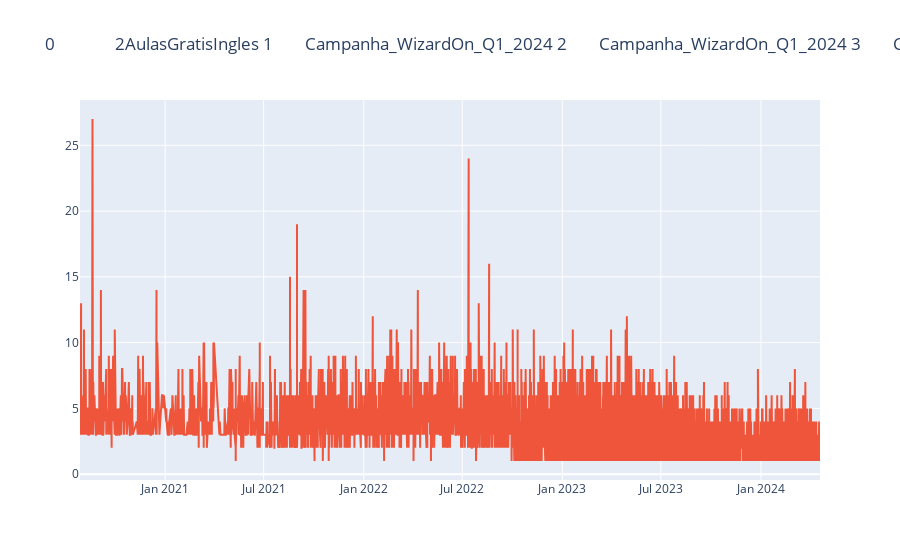

The cell this chart's notebook holds for it:
### Markdown cell above
### Quantidade de submisssões de formulários por campanha

### Code cell
figura = px.line(title = f'{df_forms_hubstop['campanha']}')
figura.add_scatter(x = X['Create Date'], y = X['Number of Unique Forms Submitted'], name = 'Amostras')
figura.show()

### Figure 1 — Plotly figure (JSON) as saved in the notebook; plotly's stock layout.template omitted (floating-point values rounded to 4 significant figures; data arrays with more than 128 entries replaced by an {"elided": "..."} marker saying what was removed)
{"data": [{"hovertemplate": "<extra></extra>", "legendgroup": "", "line": {"color": "#636efa", "dash": "solid"}, "marker": {"symbol": "circle"}, "mode": "lines", "name": "", "orientation": "v", "showlegend": false, "type": "scatter", "xaxis": "x", "yaxis": "y"}, {"name": "Amostras", "type": "scatter", "x": {"elided": "52819 str values"}, "y": {"elided": "52819 int values"}}], "layout": {"legend": {"tracegroupgap": 0}, "title": {"text": "0               2AulasGratisIngles\n1        Campanha_WizardOn_Q1_2024\n2        Campanha_WizardOn_Q1_2024\n3        Campanha_WizardOn_Q1_2024\n4        Campanha_WizardOn_Q1_2024\n                   ...            \n52844                    Wizard_On\n52845                    Wizard_On\n52846                      Nenhuma\n52847                    Wizard_On\n52848                    Wizard_On\nName: campanha, Length: 52849, dtype: object"}, "xaxis": {"anchor": "y", "domain": [0, 1]}, "yaxis": {"anchor": "x", "domain": [0, 1]}}}
